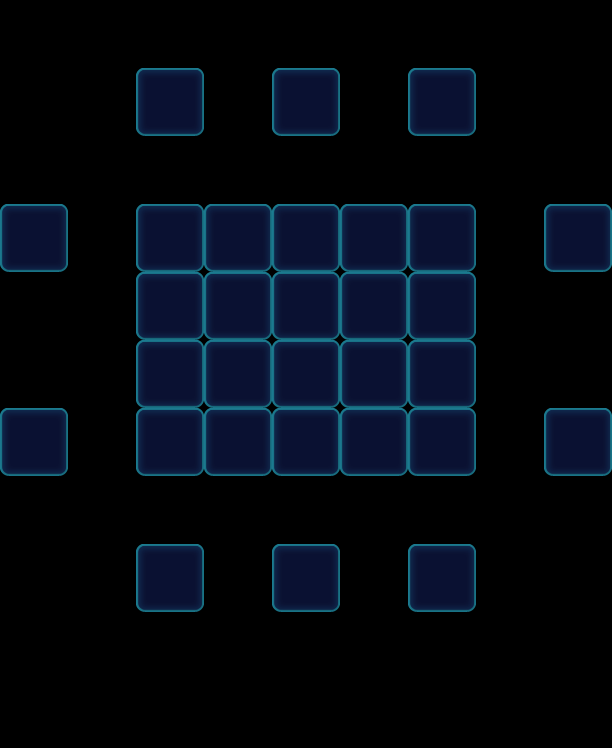

A 2D game scene composited from a Tiled map and its tileset images. What follows is a short description and the map's XML, with each tile layer's data collapsed to a summary:
An orthogonal 9x11 tile map with 68x68 px tiles, 1 tile layer (Valid), 2 tilesets and 25 objects (15x Factory_Normal, 10x Floor).

<map version="1.0" orientation="orthogonal" width="9" height="11" tilewidth="68" tileheight="68">
 <tileset firstgid="1" name="game_grid1" tilewidth="68" tileheight="68">
  <image source="game_grid1.png" width="68" height="68" />
 </tileset>
 <tileset firstgid="2" name="map" tilewidth="68" tileheight="68">
  <image source="map.png" width="1024" height="1024" />
 </tileset>
 <layer name="Valid" width="9" height="11">
  <data>[99 cells, 30 non-empty, 1 distinct tile ids]</data>
 </layer>
 <objectgroup name="BottomObj" width="9" height="11">
  <object name="Jelly2" type="Floor" gid="33" x="136" y="136">
   <properties>
    <property name="Layers" value="2" />
   </properties>
  </object>
  <object name="Jelly2" type="Floor" gid="33" x="272" y="136">
   <properties>
    <property name="Layers" value="2" />
   </properties>
  </object>
  <object name="Jelly2" type="Floor" gid="33" x="408" y="136">
   <properties>
    <property name="Layers" value="2" />
   </properties>
  </object>
  <object name="Jelly2" type="Floor" gid="33" x="544" y="272">
   <properties>
    <property name="Layers" value="" />
   </properties>
  </object>
  <object name="Jelly2" type="Floor" gid="33" x="272" y="612">
   <properties>
    <property name="Layers" value="2" />
   </properties>
  </object>
  <object name="Jelly2" type="Floor" gid="33" x="544" y="476">
   <properties>
    <property name="Layers" value="" />
   </properties>
  </object>
  <object name="Jelly2" type="Floor" gid="33" x="0" y="272">
   <properties>
    <property name="Layers" value="" />
   </properties>
  </object>
  <object name="Jelly2" type="Floor" gid="33" x="408" y="612">
   <properties>
    <property name="Layers" value="2" />
   </properties>
  </object>
  <object name="Jelly2" type="Floor" gid="33" x="0" y="476">
   <properties>
    <property name="Layers" value="" />
   </properties>
  </object>
  <object name="Jelly2" type="Floor" gid="33" x="136" y="612">
   <properties>
    <property name="Layers" value="2" />
   </properties>
  </object>
 </objectgroup>
 <objectgroup name="MiddleObj" width="9" height="11" />
 <objectgroup color="#000000" name="TopObj" width="9" height="11">
  <object name="10" type="Factory_Normal" x="136" y="0" width="68" height="68">
   <properties>
    <property name="FactoryColorsConfig" value="Blue,Green,Yellow,Pink" />
   </properties>
  </object>
  <object name="10" type="Factory_Normal" x="272" y="0" width="68" height="68">
   <properties>
    <property name="FactoryColorsConfig" value="Blue,Green,Yellow,Pink" />
   </properties>
  </object>
  <object name="10" type="Factory_Normal" x="408" y="0" width="68" height="68">
   <properties>
    <property name="FactoryColorsConfig" value="Blue,Green,Yellow,Pink" />
   </properties>
  </object>
  <object name="10" type="Factory_Normal" x="544" y="136" width="68" height="68">
   <properties>
    <property name="FactoryColorsConfig" value="Blue,Green,Yellow,Pink" />
   </properties>
  </object>
  <object name="10" type="Factory_Normal" x="544" y="340" width="68" height="68">
   <properties>
    <property name="FactoryColorsConfig" value="Blue,Green,Yellow,Pink" />
   </properties>
  </object>
  <object name="10" type="Factory_Normal" x="136" y="476" width="68" height="68">
   <properties>
    <property name="FactoryColorsConfig" value="Blue,Green,Yellow,Pink" />
   </properties>
  </object>
  <object name="10" type="Factory_Normal" x="272" y="476" width="68" height="68">
   <properties>
    <property name="FactoryColorsConfig" value="Blue,Green,Yellow,Pink" />
   </properties>
  </object>
  <object name="10" type="Factory_Normal" x="408" y="476" width="68" height="68">
   <properties>
    <property name="FactoryColorsConfig" value="Blue,Green,Yellow,Pink" />
   </properties>
  </object>
  <object name="10" type="Factory_Normal" x="0" y="136" width="68" height="68">
   <properties>
    <property name="FactoryColorsConfig" value="Blue,Green,Yellow,Pink" />
   </properties>
  </object>
  <object name="10" type="Factory_Normal" x="0" y="340" width="68" height="68">
   <properties>
    <property name="FactoryColorsConfig" value="Blue,Green,Yellow,Pink" />
   </properties>
  </object>
  <object name="10" type="Factory_Normal" x="136" y="136" width="68" height="68">
   <properties>
    <property name="FactoryColorsConfig" value="Blue,Green,Yellow,Pink" />
   </properties>
  </object>
  <object name="10" type="Factory_Normal" x="204" y="136" width="68" height="68">
   <properties>
    <property name="FactoryColorsConfig" value="Blue,Green,Yellow,Pink" />
   </properties>
  </object>
  <object name="10" type="Factory_Normal" x="272" y="136" width="68" height="68">
   <properties>
    <property name="FactoryColorsConfig" value="Blue,Green,Yellow,Pink" />
   </properties>
  </object>
  <object name="10" type="Factory_Normal" x="340" y="136" width="68" height="68">
   <properties>
    <property name="FactoryColorsConfig" value="Blue,Green,Yellow,Pink" />
   </properties>
  </object>
  <object name="10" type="Factory_Normal" x="408" y="136" width="68" height="68">
   <properties>
    <property name="FactoryColorsConfig" value="Blue,Green,Yellow,Pink" />
   </properties>
  </object>
 </objectgroup>
 <objectgroup color="#0000ff" name="CeilObj" width="9" height="11" />
</map>
